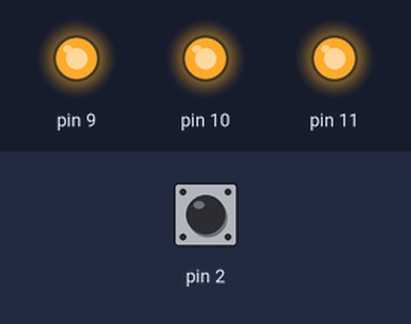
A sketch run on a simulated Arduino Uno, built with avr-gcc and run on an emulated ATmega328P. Parts: output pins drawn as LEDs (lit = HIGH). Dashed ring = blinking. The test bench sets the inputs (shaded band); at power-on: pin 2 HIGH.

Above: at 1.2 s.
1.3 s: pin 2 pulled LOW for 0.15 s
At 2.3 s:
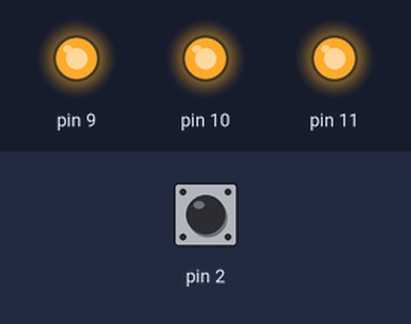
4.4 s: pin 2 pulled LOW for 1 s
At 5.68 s:
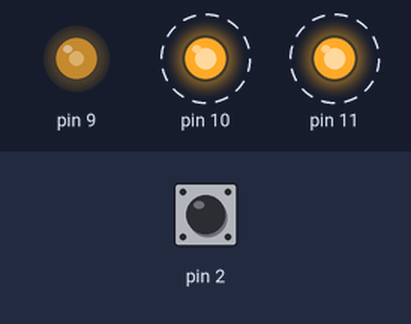
7.9 s: pin 2 pulled LOW for 0.15 s
At 9.2 s:
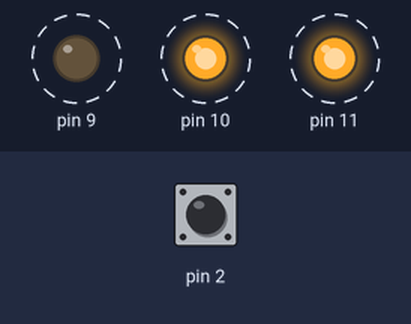
10.9 s: pin 2 pulled LOW for 3.2 s
At 11.6 s:
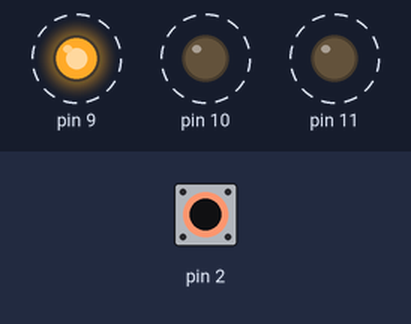
15.6 s: pin 2 pulled LOW for 0.15 s
At 18.95 s:
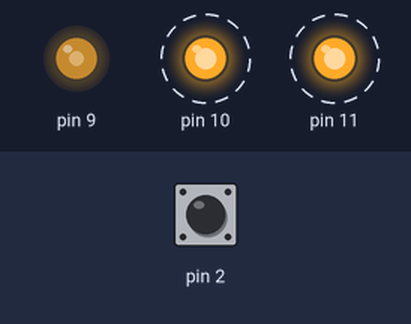
Timing chart, 0 to 19.7 s (numbered marks = the images above; inputs shaded):
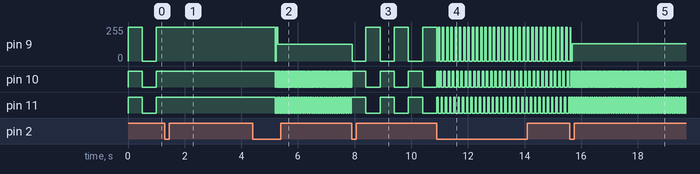

Measured:
- after the input at 1.3 s, pin 9: stops changing and stays 255/255; pin 10, pin 11: stops changing and stays HIGH
- after the input at 4.4 s, pin 10: alternates HIGH for 0.02 s and LOW for 0.02 s, starting after 0.80 s; pin 11: alternates HIGH for 0.04 s and LOW for 0.04 s, starting after 0.80 s
- after the input at 7.9 s, pin 9: alternates 255/255 for 0.50 s and 0/255 for 0.50 s, starting at once; pin 10, pin 11: alternates HIGH for 0.50 s and LOW for 0.50 s, starting after 0.50 s
- after the input at 10.9 s, pin 9: alternates 255/255 for 0.05 s and 0/255 for 0.10 s, starting after 0.05 s; pin 10, pin 11: alternates HIGH for 0.05 s and LOW for 0.10 s, starting after 0.05 s
- after the input at 15.6 s, pin 10: alternates HIGH for 0.02 s and LOW for 0.02 s, starting after 0.05 s; pin 11: alternates HIGH for 0.04 s and LOW for 0.04 s, starting after 0.05 s

The sketch:

ModulatedLED.ino
```cpp
#include <avr/io.h>
#include <avr/interrupt.h>

#define LED_MASK ((1 << PB1) | (1 << PB2) | (1 << PB3)) // for pins 9, 10, and 11
//A bitmask or LEDmask is just a number you use to turn specific bits on or off.

// Three modulation speeds (Timer1 prescaler = 1024)
const uint16_t OCR_SLOW = 7812;  // 2 Hz
const uint16_t OCR_MED  = 781;   // 20 Hz
const uint16_t OCR_FAST = 155;   // 100 Hz

volatile uint8_t mode = 0;       // 0 = all blink, 1 = chase, 2 = binary
volatile uint8_t stepIndex = 0;  // step for chase/binary, step index is used as a frame counter

// ---------------- Timer1 Compare A Interrupt ----------------
ISR(TIMER1_COMPA_vect) {    // Runs automatically every time Timer1 reaches OCR1A (OCR1A = Timer1 compare register)
  switch (mode) {
    case 0:  // Mode 0: ALL THREE BLINK TOGETHER (in assembly)
      asm volatile(
        "in   r16, %[port]      \n\t"  // load current PORTB value into register r16.
        "ldi  r17, %[mask]      \n\t"  // load mask for PB1, PB2, PB3 into r17
        "eor  r16, r17          \n\t"  // flip those bits- if they were 0 → become 1, if they were 1 → become 0
        "out  %[port], r16      \n\t"  // write updated bits back to PORTB.
        :
        : [port] "I" (_SFR_IO_ADDR(PORTB)),
          [mask] "I" (LED_MASK)
        : "r16", "r17"
      );
      break;

    case 1: {  // Mode 1: chasing pattern 9 -> 10 -> 11
      uint8_t newPort = PORTB & ~LED_MASK;  // Clears the LED bits (PB1–PB3) while leaving other PORTB bits untouched

      if (stepIndex == 0) {  // If stepIndex is 0 → turn on PB1
        newPort |= (1 << PB1);
      } else if (stepIndex == 1) { // If stepIndex is 1 → turn on PB2
        newPort |= (1 << PB2);
      } else { // stepIndex == 2 // If stepIndex is 2 → turn on PB3
        newPort |= (1 << PB3);
      }

      stepIndex = (stepIndex + 1) % 3;
      PORTB = newPort; // updates the port
      break;
    }

    case 2: {  // Mode 2: 3-bit binary counter on LEDs
      uint8_t newPort = PORTB & ~LED_MASK;  // clear LED bits
      uint8_t pattern = stepIndex & 0x07;   // 0..7

      if (pattern & 0x01) newPort |= (1 << PB1);
      if (pattern & 0x02) newPort |= (1 << PB2);
      if (pattern & 0x04) newPort |= (1 << PB3);

      stepIndex = (stepIndex + 1) & 0x07;  // increments and wraps at 0 – 7
      PORTB = newPort; //Result: LEDs display the binary count pattern 000, 001, 010, ..., 111 over and over.
      break;
    }
  }
}

// ----------------------------- setup -----------------------------
void setup() {
  // LEDs: PB1, PB2, PB3 (pins 9,10,11) as outputs
  DDRB |= (1 << DDB1) | (1 << DDB2) | (1 << DDB3); //DDRB controls direction of Port B pins
  // Setting bits DDB1, DDB2, DDB3 = 1 → pins 9, 10, 11 are outputs

  // Button: PD2 (pin 2) as input with pull-up
  DDRD &= ~(1 << DDD2);    // input
  PORTD |= (1 << PORTD2);  // enable internal pull-up

  // Reset Timer1
  TCCR1A = 0; // TCCR1A, TCCR1B = 0 → off and in normal mode initially
  TCCR1B = 0;
  TCNT1  = 0; //TCNT1 = 0 resets count to zero.

  // CTC mode
  TCCR1B |= (1 << WGM12); // Sets WGM12 = 1 → Timer1 in CTC mode (“Clear Timer on Compare Match”)
// Timer counts up from 0 to OCR1A, then:
// triggers interrupt
// resets back to 0.

  // Start in slow mode (mode 0)
  OCR1A = OCR_SLOW;

  // Enable Timer1 Compare A interrupt
  TIMSK1 |= (1 << OCIE1A);

  // Start Timer1 with prescaler 1024
  TCCR1B |= (1 << CS12) | (1 << CS10);

  // Enable global interrupts
  sei();
}

// ----------------------------- loop -----------------------------
void loop() {
  // Button edge detect (HIGH -> LOW = press) with simple debounce
  static uint8_t lastState = 1;  // 1 = HIGH (not pressed)
  uint8_t reading = (PIND & (1 << PIND2)) ? 1 : 0;

  if (reading != lastState) {
    delay(10); // debounce
    reading = (PIND & (1 << PIND2)) ? 1 : 0;

    if (lastState == 1 && reading == 0) {
      // Button press: cycle mode
      mode = (mode + 1) % 3;
      stepIndex = 0;  // restart pattern

      uint16_t newOCR;
      if (mode == 0) {
        newOCR = OCR_SLOW;   // all blink slowly
      } else if (mode == 1) {
        newOCR = OCR_MED;    // chase medium speed
      } else {
        newOCR = OCR_FAST;   // binary fast
      }

      cli();
      OCR1A = newOCR;
      sei();
    }
    lastState = reading;
  }
}
```
